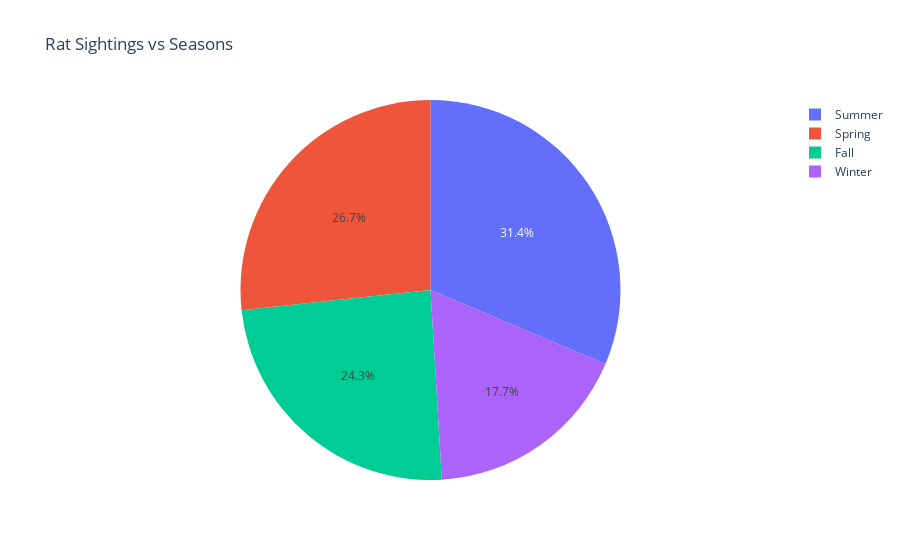

The notebook cell this image was saved under:
### Code cell
# Sightings vs seasons
fig6 = go.Figure(
    data=[go.Pie(labels = seasons , values = season_count)],
    layout_title_text=("Rat Sightings vs Seasons")
)
fig6.show()

### Figure 1 — Plotly figure (JSON) as saved in the notebook; plotly's stock layout.template omitted (floating-point values rounded to 4 significant figures)
{"data": [{"labels": ["Winter", "Spring", "Summer", "Fall"], "type": "pie", "values": [38336, 57914, 68070, 52618]}], "layout": {"title": {"text": "Rat Sightings vs Seasons"}}}
